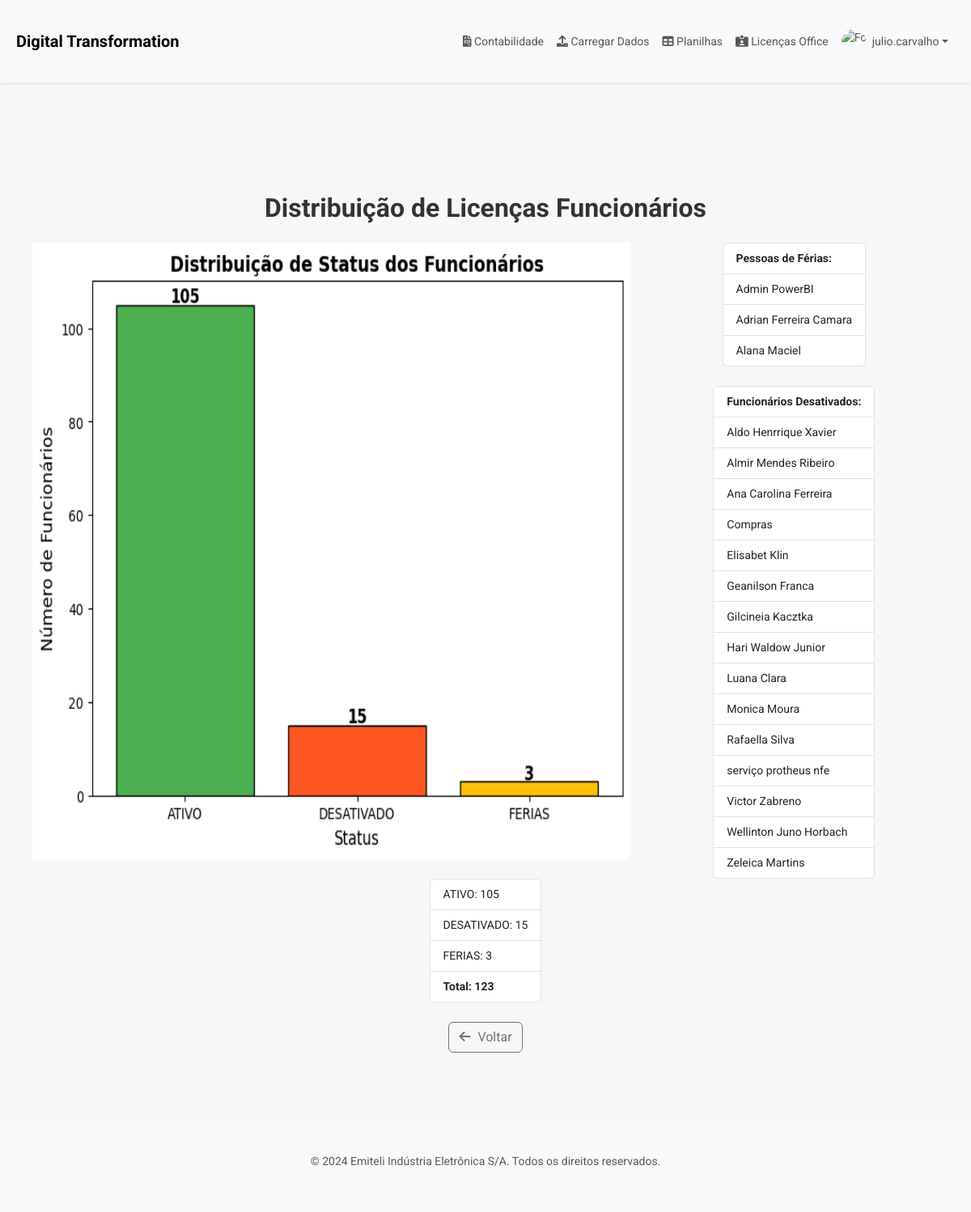
Page /grafico_status (signed in) on the committed database.
### models/models.py (models this page shows, shortened)
class User(db.Model, UserMixin):
    id = db.Column(db.Integer, primary_key=True)
    username = db.Column(db.String(150), unique=True, nullable=False)
    profile_pic = db.Column(db.String(100), nullable=True)

class Funcionario(db.Model):
    __tablename__ = 'funcionarios'
    id = db.Column(db.Integer, primary_key=True)
    status = db.Column(db.String(20), nullable=True)
    departamento = db.Column(db.String(100), nullable=True)
    nome = db.Column(db.String(150), nullable=True)
    licencas = db.Column(db.String(100), nullable=True)
    cargo = db.Column(db.String(100), nullable=True)
    email = db.Column(db.String(150), nullable=True)

### routes/routes.py (the view)
@routes.route('/grafico_status')
def grafico_status() -> str:
    status_contagem: Dict[str, int] = {
        'ATIVO': Funcionario.query.filter_by(status='ATIVO').count(),
        'DESATIVADO': Funcionario.query.filter_by(status='DESATIVADO').count(),
        'FERIAS': Funcionario.query.filter_by(status='FERIAS').count()
    }
    total_funcionarios: int = sum(status_contagem.values())
    funcionarios_ferias = Funcionario.query.filter_by(status='FERIAS').all()
    nomes_ferias = [f.nome for f in funcionarios_ferias]  # Extraindo apenas os nomes
    funcionarios_desativados = Funcionario.query.filter_by(status='DESATIVADO').all()
    nomes_desativados = [f.nome for f in funcionarios_desativados]  # Extraindo os nomes dos desativados
    labels: List[str] = list(status_contagem.keys())
    values: List[int] = list(status_contagem.values())
    fig, ax = plt.subplots(figsize=(8, 6), dpi=100)
    ax.bar(labels, values, color=['#4CAF50', '#FF5722', '#FFC107'], edgecolor='black')
    ax.set_title('Distribuição de Status dos Funcionários', fontsize=14, weight='bold')
    ax.set_ylabel('Número de Funcionários', fontsize=12)
    ax.set_xlabel('Status', fontsize=12)
    for i, v in enumerate(values):
        ax.text(i, v + 0.5, str(v), ha='center', fontsize=12, weight='bold')
    img = io.BytesIO()
    plt.savefig(img, format='png', bbox_inches='tight')
    img.seek(0)
    graph_url: str = base64.b64encode(img.getvalue()).decode()
    plt.close()
    return render_template('grafico_status.html',
                           graph_url=graph_url,
                           status_contagem=status_contagem,
                           total_funcionarios=total_funcionarios,
                           funcionarios_ferias=nomes_ferias,
                           funcionarios_desativados=nomes_desativados)

### routes/routes.py (called while the page is built)
@login_manager.user_loader
def load_user(user_id: int) -> Optional[User]:
    return User.query.get(int(user_id))

### templates/grafico_status.html (shortened to what this page needs)
{% extends "base.html" %}
{% block content %}
<div class="container mt-5">
    <h2 class="text-center mb-4">Distribuição de Licenças Funcionários</h2>
    <div class="row">
        <div class="col-md-8 d-flex justify-content-center mb-4">
            <img alt="Gráfico de Status dos Funcionários" class="img-fluid">
        </div>
        <div class="col-md-4 d-flex flex-column align-items-center">
            <ul class="list-group mb-4">
                <li class="list-group-item fw-bold">Pessoas de Férias:</li>
                {% for nome in funcionarios_ferias %}
                    <li class="list-group-item">{{ nome }}</li>
                {% endfor %}
            </ul>
            <ul class="list-group">
                <li class="list-group-item fw-bold">Funcionários Desativados:</li>
                {% for nome in funcionarios_desativados %}
                    <li class="list-group-item">{{ nome }}</li>
                {% endfor %}
            </ul>
        </div>
    </div>
    <div class="d-flex justify-content-center mb-4">
        <ul class="list-group">
            <li class="list-group-item">ATIVO: {{ status_contagem['ATIVO'] }}</li>
            <li class="list-group-item">DESATIVADO: {{ status_contagem['DESATIVADO'] }}</li>
            <li class="list-group-item">FERIAS: {{ status_contagem['FERIAS'] }}</li>
            <li class="list-group-item fw-bold">Total: {{ total_funcionarios }}</li>
        </ul>
    </div>
    <div class="d-flex justify-content-center">
        <a href="{{ url_for('routes.listar_funcionarios') }}" class="btn btn-outline-secondary">
            <i class="fas fa-arrow-left"></i> Voltar
        </a>
    </div>
</div>
{% endblock %}

### templates/base.html (shortened to what this page needs)
<!DOCTYPE html>
<html lang="en">
<head>
    <link href="https://cdn.jsdelivr.net/npm/bootstrap@5.3.0-alpha1/dist/css/bootstrap.min.css" rel="stylesheet">
    <link rel="stylesheet" href="{{ url_for('static', filename='css/style.css') }}">
    <link rel="stylesheet" href="https://cdnjs.cloudflare.com/ajax/libs/font-awesome/6.0.0-beta3/css/all.min.css">
</head>
<body>
    <nav class="navbar navbar-expand-lg navbar-light bg-light shadow-sm">
        <div class="container">
            <a class="navbar-brand fw-bold" href="{{ url_for('routes.home') }}">Digital Transformation</a>
            <div class="collapse navbar-collapse" id="navbarNav">
                <ul class="navbar-nav ms-auto align-items-center">
                    {% if current_user.is_authenticated %}
                    <li class="nav-item">
                        <a class="nav-link" href="{{ url_for('routes.listar_ativos') }}">
                            <i class="fas fa-file-invoice"></i> Contabilidade
                        </a>
                    </li>
                    <li class="nav-item">
                        <a class="nav-link" href="{{ url_for('routes.upload_and_process') }}">
                            <i class="fas fa-upload"></i> Carregar Dados
                        </a>
                    </li>
                    <li class="nav-item">
                        <a class="nav-link" href="{{ url_for('routes.show_sheet', sheet_name='OFFICE') }}">
                            <i class="fas fa-table"></i> Planilhas
                        </a>
                    </li>
                    <li class="nav-item">
                        <a class="nav-link" href="{{ url_for('routes.listar_funcionarios') }}">
                            <i class="fas fa-id-card-alt"></i> Licenças Office
                        </a>
                    </li>
                    <li class="nav-item dropdown">
                        <a class="nav-link dropdown-toggle d-flex align-items-center" href="#" id="navbarDropdown" role="button" data-bs-toggle="dropdown" aria-expanded="false">
                            {% if current_user.profile_pic %}
                            <img src="{{ url_for('static', filename='uploads/png/' + current_user.profile_pic) }}" alt="Foto de Perfil" class="rounded-circle" width="40" height="40">
                            {% else %}
                            <img src="{{ url_for('static', filename='img/default_profile.png') }}" alt="Foto de Perfil" class="rounded-circle" width="30" height="30">
                            {% endif %}
                            <span class="ms-2">{{ current_user.username }}</span>
                        </a>
                    </li>
                    {% else %}
                    <li class="nav-item">
                        <a href="{{ url_for('routes.login') }}" class="btn btn-outline-success">Login</a>
                    </li>
                    {% endif %}
                </ul>
            </div>
        </div>
    </nav>
    <div class="container my-5">
        <div class="row">
            <div class="col-md-12">
                {% block content %}{% endblock %}
            </div>
        </div>
    </div>
    <footer class="bg-light text-center py-3 mt-auto">
        <div class="container">
            <p class="text-muted">&copy; 2024 Emiteli Indústria Eletrônica S/A. Todos os direitos reservados.</p>
        </div>
    </footer>
</body>
</html>

### static/css/style.css (style rules this page uses)
body { background-color: #f7f7f7; color: #333; font-family: 'Roboto', sans-serif; font-size: 14px; line-height: 1.5; margin: 0; padding: 0; }
h1, h2, h3, h4, h5, h6 { color: #333; font-weight: 700; margin-bottom: 0.5rem; }
p, td, th, button { font-family: 'Roboto', sans-serif; font-weight: 400; }
.container { margin: 0 auto; max-width: 1200px; padding: 20px; }
.btn-outline-secondary i { margin-right: 5px; }

### templates/base.html (style rules this page uses)
.rounded-circle { object-fit: cover; }

### rows in the picture
User: username "julio.carvalho"
Funcionario: nome "Admin PowerBI"
Funcionario: nome "Adrian Ferreira Camara"
Funcionario: nome "Alana Maciel"
Funcionario: nome "Aldo Henrrique Xavier"
Funcionario: nome "Almir Mendes Ribeiro"
Funcionario: nome "Ana Carolina Ferreira"
Funcionario: nome "Compras"
Funcionario: nome "Elisabet Klin"
Funcionario: nome "Geanilson Franca"
Funcionario: nome "Gilcineia Kacztka"
Funcionario: nome "Hari Waldow Junior"
Funcionario: nome "Luana Clara"
Funcionario: nome "Monica Moura"
Funcionario: nome "Rafaella Silva"
Funcionario: nome "serviço protheus nfe"
Funcionario: nome "Victor Zabreno"
Funcionario: nome "Wellinton Juno Horbach"
Funcionario: nome "Zeleica Martins"

### other values in the picture
{{ status_contagem['ATIVO'] }} "105"
{{ status_contagem['DESATIVADO'] }} "15"
{{ status_contagem['FERIAS'] }} "3"
{{ total_funcionarios }} "123"
